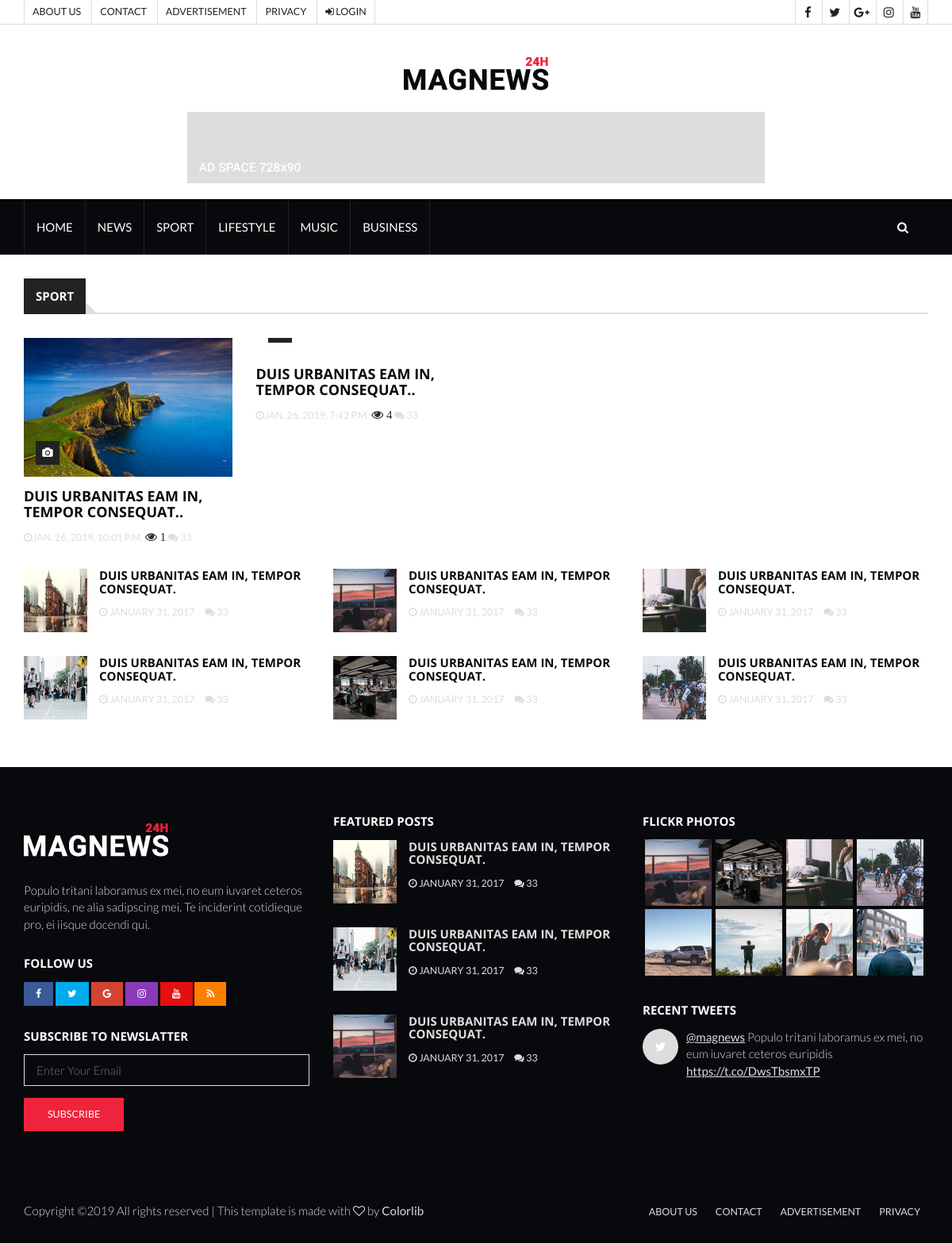
The page /category/SPORT/ on the database as committed earlier.
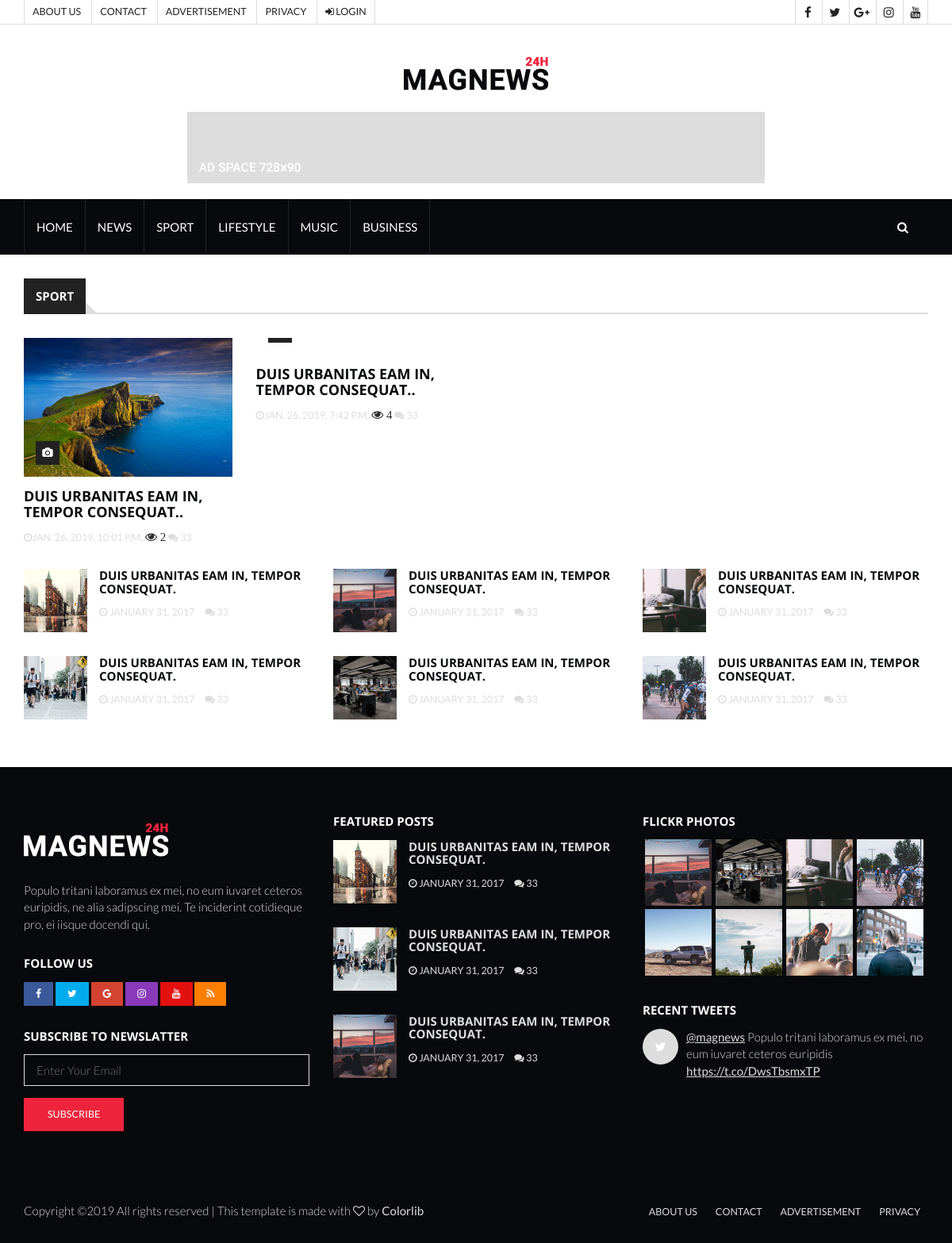
The same page on the database as committed later.
### homepage/models.py (models this page shows, shortened)
class Posts(models.Model):
    title = models.CharField(max_length=150)
    slug = models.SlugField(max_length=150,unique=True)
    category = models.ManyToManyField(Category,blank=True,)
    image = models.ImageField(upload_to=image_folder, blank=True, null=True, default=None)
    description = models.TextField(blank=True)
    description_short = models.TextField(blank=True)
    author = models.CharField(max_length=150,default=None)
    date_pub = models.DateTimeField(auto_now_add=True)
    views = models.DecimalField(max_digits=5,decimal_places=0,blank=False,default=0 )
    class Meta:
        verbose_name = 'Пост'
        verbose_name_plural = 'Посты'
    def image_img(self):
        if self.image:
            return  mark_safe(u'<a href="{0}" target="_blank"><img src="{0}" width="100"/></a>'.format(self.image.url))
        else:
            return '(Нет изображения)'
    image_img.short_description = 'Картинка'
    image_img.allow_tags = True

### homepage/views.py (the view)
# urls.py: path('category/<str:slug>/', category, name='category'),
def category(request,slug):
    name_category = slug
    categ = Category.objects.get(slug__iexact = slug)
    return render(request,'category_page.html',context={'categ':categ,'name_category':name_category})

### homepage/context_processors.py (called while the page is built)
def news_info(request):
    category = Category.objects.all()
    return locals()

### homepage/templates/category_page.html (shortened to what the changed rows need)
{% extends 'base.html' %}
{% load staticfiles %}
{% block content %}
<div class="section">
			<div class="container">
				<div class="row">
					<div class="col-md-12">
						<div class="section-title">
							<h2 class="title">{{ name_category }}</h2>
						</div>
						<div class="tab-content">
							<div id="tab1" class="tab-pane fade in active">
								<div class="row">
									{% for item in categ.posts_set.all %}
									<div class="col-md-3 col-sm-6">
										<article class="article">
											<div class="article-img">
												<a href="/post/{{ item.id }}">
													<img src="/media/{{ item.image }}" alt="">
												</a>
												<ul class="article-info">
													<li class="article-type"><i class="fa fa-camera"></i></li>
												</ul>
											</div>
											<div class="article-body">
												<h4 class="article-title"><a href="/post/{{ item.id }}">{{ item.title}}.</a></h4>
												<ul class="article-meta">
													<li><i class="fa fa-clock-o"></i>{{ item.date_pub }}</li>
													<i class="fa fa-eye" aria-hidden="true"> {{ item.views }}</i>
													<li><i class="fa fa-comments"></i> 33</li>
												</ul>
											</div>
										</article>
									</div>
									{% endfor %}
								</div>
							</div>
						</div>
					</div>
				</div>
			</div>
		</div>
{% endblock %}

Rows that differ between the two databases and show on the page:
changed Posts "JAN. 26, 2019, 10:01 P.M.": views "1" → "2"
